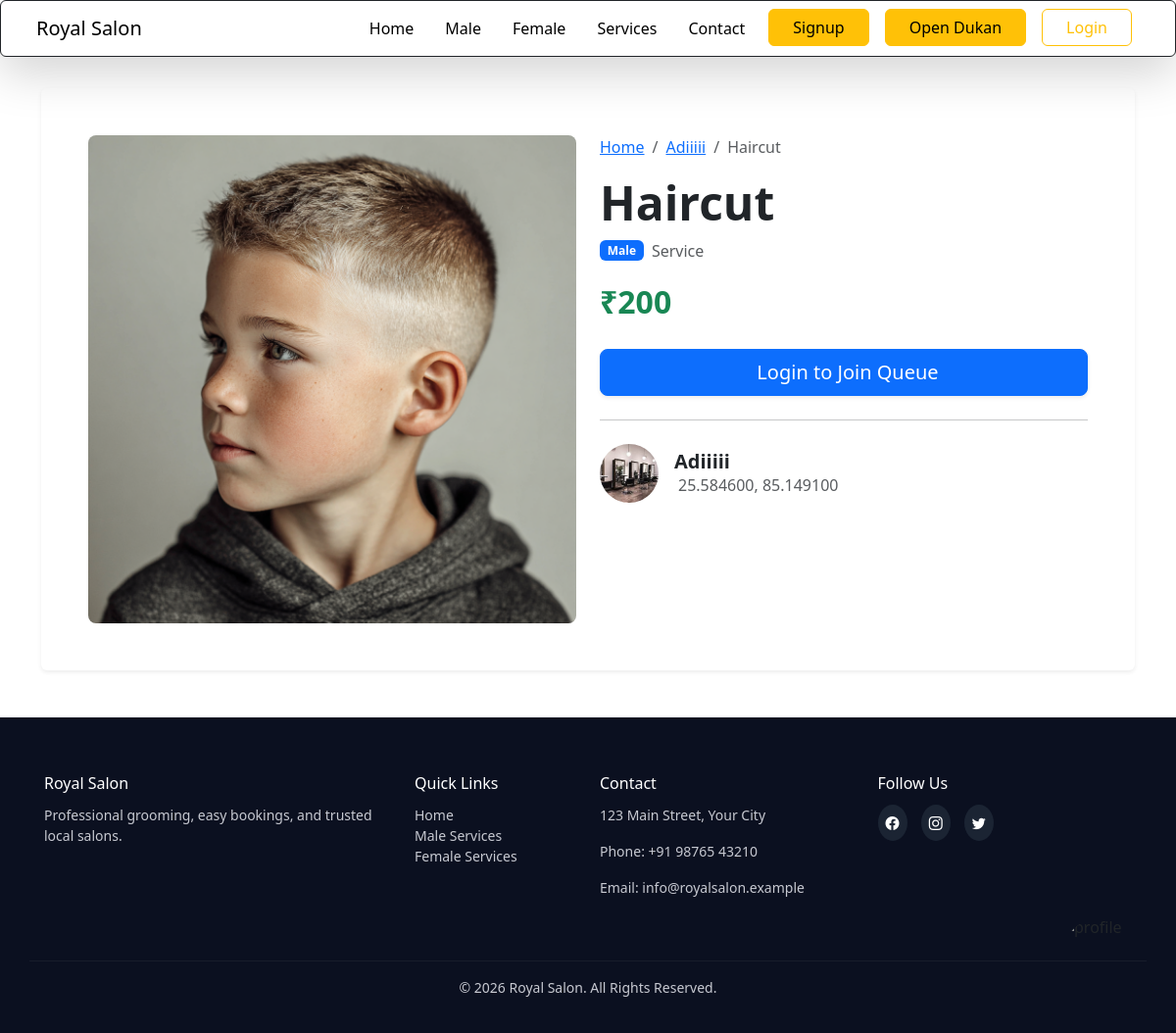
Page /shopkeeper/aboutservice/6/ on the committed database.
### shopkeeper/models.py (models this page shows, shortened)
class SalonService(models.Model):
    salon = models.ForeignKey(Salon, on_delete=models.CASCADE, related_name="services")
    GENDER_CHOICES = [
        ('male', 'Male Only'),
        ('female', 'Female Only'),
        ('unisex', 'Unisex (Both)'),
    ]
    name = models.CharField(max_length=100)
    image = models.ImageField(upload_to='service_images/')
    price = models.IntegerField()
    is_active = models.BooleanField(default=True)
    target_gender = models.CharField(
        max_length=10,
        choices=GENDER_CHOICES,
        default='unisex'
    )

class Salon(models.Model):
    owner = models.ForeignKey(User,on_delete=models.CASCADE)
    owner_name = models.CharField(max_length=100)
    salon_name = models.CharField(max_length=100)
    salon_image = models.ImageField(upload_to='salon_image/')
    latitude = models.FloatField(blank=True, null=True)
    longitude = models.FloatField(blank=True, null=True)
    open_time = models.TimeField()
    close_time = models.TimeField()
    description = models.TextField( null=True, blank= True)
    created_at = models.DateTimeField(auto_now_add=True)
    @property
    def location_text(self):
        if self.latitude is not None and self.longitude is not None:
            return f"{self.latitude:.6f}, {self.longitude:.6f}"
        return "Location not set"

### shopkeeper/views.py (the view)
# urls.py: path('aboutservice/<int:service_id>/', views.about_service_page, name='about_service_page'),
def about_service_page(request,service_id):
    service_data = get_object_or_404(SalonService, id=service_id, is_active = True)
    current_booking = None
    if request.user.is_authenticated and hasattr(request.user, 'is_customer') and request.user.is_customer:
        current_booking = QueueEntry.objects.filter(customer=request.user, status__in=['waiting', 'seated']).select_related('service').first()
    context = {
        'service':service_data,
        'current_booking': current_booking,
    }
    return render(request,'shopkeeper/about_seervice_page.html', context)

### templates/shopkeeper/about_seervice_page.html (shortened to what this page needs)
{% extends 'main.html'%}
{% load static %}
{% block content%}
<div class="container my-5">
    <div class="card border-0 shadow-sm">
        <div class="card-body p-lg-5">
            <div class="row">
                <div class="col-lg-6 mb-4 mb-lg-0">
                    {% if service.image %}
                        <a href="{{ service.image.url }}" data-lightbox="service-image" data-title="{{ service.name }}">
                            <img src="{{ service.image.url }}" class="img-fluid rounded-3 w-100" alt="{{ service.name }}" style="max-height: 500px; object-fit: cover; cursor: pointer;">
                        </a>
                    {% else %}
                        <div class="bg-light rounded-3 d-flex align-items-center justify-content-center w-100" style="height: 400px;">
                            <i class="fas fa-cut fa-5x text-muted"></i>
                        </div>
                    {% endif %}
                </div>
                <div class="col-lg-6">
                    <nav aria-label="breadcrumb">
                        <ol class="breadcrumb">
                            <li class="breadcrumb-item"><a href="{% url 'home' %}">Home</a></li>
                            <li class="breadcrumb-item"><a href="{% url 'salon_detail_public' service.salon.id %}">{{ service.salon.salon_name }}</a></li>
                            <li class="breadcrumb-item active" aria-current="page">{{ service.name }}</li>
                        </ol>
                    </nav>
                    <h1 class="fw-bolder display-5 mb-2">{{ service.name }}</h1>
                    <div class="d-flex align-items-center mb-3">
                        <span class="badge bg-primary me-2 text-capitalize">{{ service.target_gender }}</span>
                        <span class="text-muted">Service</span>
                    </div>
                    <p class="fs-2 fw-bold text-success mb-4">₹{{ service.price }}</p>
                    <div class="d-grid gap-2">
                        {% if user.is_authenticated and user.is_customer %}
                            {% if current_booking %}
                                {% if current_booking.service.id == service.id %}
                                    <a href="{% url 'leave_queue' service.id %}" class="btn btn-danger btn-lg shadow-sm"><i class="fas fa-times-circle me-2"></i>Leave Queue</a>
                                {% else %}
                                    <button class="btn btn-secondary btn-lg shadow-sm" disabled title="You have another active booking">Join Queue</button>
                                    <div class="form-text">You are already in a queue for another service.</div>
                                {% endif %}
                            {% else %}
                                <a href="{% url 'join_queue' service.id %}" class="btn btn-warning btn-lg fw-bold text-dark shadow-sm"><i class="fas fa-hourglass-start me-2"></i>Join Queue</a>
                            {% endif %}
                        {% elif user.is_authenticated %}
                             <button class="btn btn-secondary btn-lg shadow-sm" disabled>Shopkeepers can't join</button>
                        {% else %}
                            <a href="{% url 'login' %}?next={{ request.path }}" class="btn btn-primary btn-lg shadow-sm">Login to Join Queue</a>
                        {% endif %}
                    </div>
                    <hr class="my-4">
                    <div class="d-flex align-items-center">
                        {% if service.salon.salon_image %}
                        <img src="{{ service.salon.salon_image.url }}" alt="{{ service.salon.salon_name }}" class="rounded-circle me-3" style="width: 60px; height: 60px; object-fit: cover;">
                        {% endif %}
                        <div>
                            <h5 class="mb-0 fw-bold">{{ service.salon.salon_name }}</h5>
                            <p class="text-muted mb-0"> {{ service.salon.location_text }}</p>
                        </div>
                    </div>
                </div>
            </div>
        </div>
    </div>
</div>
{% endblock %}

### static/css/main.css (style rules this page uses)
* { margin: 0; padding: 0; }
body { margin-top: 90px; }

### rows in the picture
SalonService: image (picture), salon.salon_name "Adiiiii", name "Haircut", target_gender "Male", price "200", salon.salon_image (picture), salon.location_text "25.584600, 85.149100"
